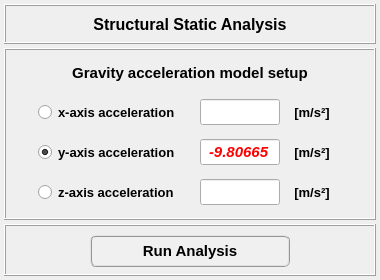
<?xml version="1.0" encoding="UTF-8"?>
<ui version="4.0">
 <class>Dialog</class>
 <widget class="QDialog" name="Dialog">
  <property name="windowModality">
   <enum>Qt::NonModal</enum>
  </property>
  <property name="geometry">
   <rect>
    <x>0</x>
    <y>0</y>
    <width>380</width>
    <height>280</height>
   </rect>
  </property>
  <property name="sizePolicy">
   <sizepolicy hsizetype="Fixed" vsizetype="Fixed">
    <horstretch>0</horstretch>
    <verstretch>0</verstretch>
   </sizepolicy>
  </property>
  <property name="minimumSize">
   <size>
    <width>380</width>
    <height>280</height>
   </size>
  </property>
  <property name="maximumSize">
   <size>
    <width>380</width>
    <height>280</height>
   </size>
  </property>
  <property name="contextMenuPolicy">
   <enum>Qt::DefaultContextMenu</enum>
  </property>
  <property name="windowTitle">
   <string>Modal analysis setup</string>
  </property>
  <property name="windowIcon">
   <iconset>
    <normaloff>../../../../../../Downloads/load - Copia.png</normaloff>../../../../../../Downloads/load - Copia.png</iconset>
  </property>
  <property name="whatsThis">
   <string/>
  </property>
  <layout class="QGridLayout" name="gridLayout">
   <property name="leftMargin">
    <number>4</number>
   </property>
   <property name="topMargin">
    <number>4</number>
   </property>
   <property name="rightMargin">
    <number>4</number>
   </property>
   <property name="bottomMargin">
    <number>4</number>
   </property>
   <property name="spacing">
    <number>4</number>
   </property>
   <item row="0" column="0">
    <widget class="QFrame" name="frame_title">
     <property name="maximumSize">
      <size>
       <width>16777215</width>
       <height>40</height>
      </size>
     </property>
     <property name="font">
      <font>
       <family>Arial</family>
       <pointsize>12</pointsize>
       <weight>75</weight>
       <bold>true</bold>
      </font>
     </property>
     <property name="frameShape">
      <enum>QFrame::Box</enum>
     </property>
     <property name="frameShadow">
      <enum>QFrame::Raised</enum>
     </property>
     <property name="lineWidth">
      <number>1</number>
     </property>
     <layout class="QGridLayout" name="gridLayout_2">
      <property name="leftMargin">
       <number>0</number>
      </property>
      <property name="topMargin">
       <number>0</number>
      </property>
      <property name="rightMargin">
       <number>0</number>
      </property>
      <property name="bottomMargin">
       <number>0</number>
      </property>
      <property name="spacing">
       <number>0</number>
      </property>
      <item row="0" column="0">
       <widget class="QLabel" name="label_title">
        <property name="minimumSize">
         <size>
          <width>0</width>
          <height>32</height>
         </size>
        </property>
        <property name="maximumSize">
         <size>
          <width>16777215</width>
          <height>32</height>
         </size>
        </property>
        <property name="font">
         <font>
          <family>MS Shell Dlg 2</family>
          <pointsize>12</pointsize>
          <weight>75</weight>
          <italic>false</italic>
          <bold>true</bold>
         </font>
        </property>
        <property name="text">
         <string>Structural Static Analysis</string>
        </property>
        <property name="textFormat">
         <enum>Qt::AutoText</enum>
        </property>
        <property name="alignment">
         <set>Qt::AlignCenter</set>
        </property>
       </widget>
      </item>
     </layout>
    </widget>
   </item>
   <item row="2" column="0">
    <widget class="QFrame" name="frame_button">
     <property name="minimumSize">
      <size>
       <width>0</width>
       <height>52</height>
      </size>
     </property>
     <property name="maximumSize">
      <size>
       <width>16777215</width>
       <height>52</height>
      </size>
     </property>
     <property name="font">
      <font>
       <family>Arial</family>
       <pointsize>12</pointsize>
       <weight>75</weight>
       <bold>true</bold>
      </font>
     </property>
     <property name="frameShape">
      <enum>QFrame::Box</enum>
     </property>
     <property name="frameShadow">
      <enum>QFrame::Raised</enum>
     </property>
     <layout class="QGridLayout" name="gridLayout_3">
      <item row="0" column="0">
       <widget class="QPushButton" name="pushButton_run_analysis">
        <property name="minimumSize">
         <size>
          <width>200</width>
          <height>32</height>
         </size>
        </property>
        <property name="maximumSize">
         <size>
          <width>200</width>
          <height>32</height>
         </size>
        </property>
        <property name="font">
         <font>
          <family>MS Shell Dlg 2</family>
          <pointsize>11</pointsize>
          <weight>75</weight>
          <italic>false</italic>
          <bold>true</bold>
         </font>
        </property>
        <property name="styleSheet">
         <string notr="true">QPushButton{border-radius: 6px; border-color: rgb(150, 150, 150); border-style: ridge; border-width: 2px; color: rgb(0, 0, 0); background-color: rgb(240, 240, 240); font: 75 bold 11pt &quot;MS Shell Dlg 2&quot;}
QPushButton:hover{border-radius: 6px; border-color: rgb(0, 170, 255); border-style: ridge; border-width: 2px; color: rgb(0, 0, 0); background-color: rgba(174, 213, 255, 100); font: 75 bold 11pt &quot;MS Shell Dlg 2&quot;}
QPushButton:pressed{border-radius: 6px; border-color: rgb(0, 170, 255); border-style: ridge; border-width: 3px; color: rgb(0, 0, 0); background-color: rgb(174, 213, 255); font: 75 bold 11pt &quot;MS Shell Dlg 2&quot;}</string>
        </property>
        <property name="text">
         <string>Run Analysis</string>
        </property>
       </widget>
      </item>
     </layout>
    </widget>
   </item>
   <item row="1" column="0">
    <widget class="QFrame" name="frame">
     <property name="minimumSize">
      <size>
       <width>0</width>
       <height>150</height>
      </size>
     </property>
     <property name="frameShape">
      <enum>QFrame::Box</enum>
     </property>
     <property name="frameShadow">
      <enum>QFrame::Raised</enum>
     </property>
     <layout class="QGridLayout" name="gridLayout_8">
      <property name="leftMargin">
       <number>2</number>
      </property>
      <property name="topMargin">
       <number>2</number>
      </property>
      <property name="rightMargin">
       <number>2</number>
      </property>
      <property name="bottomMargin">
       <number>2</number>
      </property>
      <property name="spacing">
       <number>2</number>
      </property>
      <item row="0" column="0">
       <widget class="QFrame" name="frame_gravity_model_setup">
        <property name="minimumSize">
         <size>
          <width>360</width>
          <height>30</height>
         </size>
        </property>
        <property name="maximumSize">
         <size>
          <width>360</width>
          <height>30</height>
         </size>
        </property>
        <property name="frameShape">
         <enum>QFrame::NoFrame</enum>
        </property>
        <property name="frameShadow">
         <enum>QFrame::Raised</enum>
        </property>
        <layout class="QGridLayout" name="gridLayout_7">
         <property name="leftMargin">
          <number>0</number>
         </property>
         <property name="topMargin">
          <number>0</number>
         </property>
         <property name="rightMargin">
          <number>0</number>
         </property>
         <property name="bottomMargin">
          <number>0</number>
         </property>
         <property name="spacing">
          <number>0</number>
         </property>
         <item row="0" column="0">
          <widget class="QLabel" name="label_model_setup">
           <property name="minimumSize">
            <size>
             <width>320</width>
             <height>26</height>
            </size>
           </property>
           <property name="maximumSize">
            <size>
             <width>320</width>
             <height>26</height>
            </size>
           </property>
           <property name="font">
            <font>
             <family>MS Shell Dlg 2</family>
             <pointsize>11</pointsize>
             <weight>75</weight>
             <italic>false</italic>
             <bold>true</bold>
            </font>
           </property>
           <property name="text">
            <string>Gravity acceleration model setup</string>
           </property>
           <property name="alignment">
            <set>Qt::AlignCenter</set>
           </property>
          </widget>
         </item>
        </layout>
       </widget>
      </item>
      <item row="1" column="0">
       <widget class="QFrame" name="frame_x_direction">
        <property name="minimumSize">
         <size>
          <width>360</width>
          <height>32</height>
         </size>
        </property>
        <property name="maximumSize">
         <size>
          <width>360</width>
          <height>32</height>
         </size>
        </property>
        <property name="frameShape">
         <enum>QFrame::NoFrame</enum>
        </property>
        <property name="frameShadow">
         <enum>QFrame::Raised</enum>
        </property>
        <layout class="QGridLayout" name="gridLayout_6">
         <property name="leftMargin">
          <number>2</number>
         </property>
         <property name="topMargin">
          <number>2</number>
         </property>
         <property name="rightMargin">
          <number>2</number>
         </property>
         <property name="bottomMargin">
          <number>2</number>
         </property>
         <property name="spacing">
          <number>2</number>
         </property>
         <item row="0" column="2">
          <widget class="QLineEdit" name="lineEdit_acceleration_x_axis">
           <property name="minimumSize">
            <size>
             <width>80</width>
             <height>26</height>
            </size>
           </property>
           <property name="maximumSize">
            <size>
             <width>80</width>
             <height>26</height>
            </size>
           </property>
           <property name="font">
            <font>
             <family>Arial</family>
             <pointsize>11</pointsize>
             <weight>75</weight>
             <italic>true</italic>
             <bold>true</bold>
            </font>
           </property>
           <property name="styleSheet">
            <string notr="true">color: rgb(255, 0, 0);</string>
           </property>
           <property name="text">
            <string/>
           </property>
           <property name="alignment">
            <set>Qt::AlignCenter</set>
           </property>
          </widget>
         </item>
         <item row="0" column="3">
          <widget class="QLabel" name="label_13">
           <property name="minimumSize">
            <size>
             <width>60</width>
             <height>26</height>
            </size>
           </property>
           <property name="maximumSize">
            <size>
             <width>60</width>
             <height>26</height>
            </size>
           </property>
           <property name="font">
            <font>
             <family>MS Shell Dlg 2</family>
             <pointsize>10</pointsize>
             <weight>75</weight>
             <italic>false</italic>
             <bold>true</bold>
            </font>
           </property>
           <property name="text">
            <string>[m/s²]</string>
           </property>
           <property name="alignment">
            <set>Qt::AlignCenter</set>
           </property>
          </widget>
         </item>
         <item row="0" column="1">
          <widget class="QRadioButton" name="radioButton_acceleration_x_axis">
           <property name="minimumSize">
            <size>
             <width>160</width>
             <height>26</height>
            </size>
           </property>
           <property name="maximumSize">
            <size>
             <width>160</width>
             <height>26</height>
            </size>
           </property>
           <property name="font">
            <font>
             <pointsize>10</pointsize>
             <weight>75</weight>
             <bold>true</bold>
            </font>
           </property>
           <property name="text">
            <string>x-axis acceleration</string>
           </property>
           <attribute name="buttonGroup">
            <string notr="true">button_group_acceleration_direction</string>
           </attribute>
          </widget>
         </item>
         <item row="0" column="0">
          <widget class="QFrame" name="frame_6">
           <property name="frameShape">
            <enum>QFrame::NoFrame</enum>
           </property>
           <property name="frameShadow">
            <enum>QFrame::Raised</enum>
           </property>
          </widget>
         </item>
         <item row="0" column="4">
          <widget class="QFrame" name="frame_9">
           <property name="frameShape">
            <enum>QFrame::NoFrame</enum>
           </property>
           <property name="frameShadow">
            <enum>QFrame::Raised</enum>
           </property>
          </widget>
         </item>
        </layout>
       </widget>
      </item>
      <item row="2" column="0">
       <widget class="QFrame" name="frame_y_direction">
        <property name="minimumSize">
         <size>
          <width>360</width>
          <height>32</height>
         </size>
        </property>
        <property name="maximumSize">
         <size>
          <width>360</width>
          <height>32</height>
         </size>
        </property>
        <property name="frameShape">
         <enum>QFrame::NoFrame</enum>
        </property>
        <property name="frameShadow">
         <enum>QFrame::Raised</enum>
        </property>
        <layout class="QGridLayout" name="gridLayout_5">
         <property name="leftMargin">
          <number>2</number>
         </property>
         <property name="topMargin">
          <number>2</number>
         </property>
         <property name="rightMargin">
          <number>2</number>
         </property>
         <property name="bottomMargin">
          <number>2</number>
         </property>
         <property name="spacing">
          <number>2</number>
         </property>
         <item row="0" column="2">
          <widget class="QLineEdit" name="lineEdit_acceleration_y_axis">
           <property name="minimumSize">
            <size>
             <width>80</width>
             <height>26</height>
            </size>
           </property>
           <property name="maximumSize">
            <size>
             <width>80</width>
             <height>26</height>
            </size>
           </property>
           <property name="font">
            <font>
             <family>Arial</family>
             <pointsize>11</pointsize>
             <weight>75</weight>
             <italic>true</italic>
             <bold>true</bold>
            </font>
           </property>
           <property name="styleSheet">
            <string notr="true">color: rgb(255, 0, 0);</string>
           </property>
           <property name="text">
            <string>-9.80665</string>
           </property>
           <property name="alignment">
            <set>Qt::AlignCenter</set>
           </property>
          </widget>
         </item>
         <item row="0" column="3">
          <widget class="QLabel" name="label_14">
           <property name="minimumSize">
            <size>
             <width>60</width>
             <height>26</height>
            </size>
           </property>
           <property name="maximumSize">
            <size>
             <width>60</width>
             <height>26</height>
            </size>
           </property>
           <property name="font">
            <font>
             <family>MS Shell Dlg 2</family>
             <pointsize>10</pointsize>
             <weight>75</weight>
             <italic>false</italic>
             <bold>true</bold>
            </font>
           </property>
           <property name="text">
            <string>[m/s²]</string>
           </property>
           <property name="alignment">
            <set>Qt::AlignCenter</set>
           </property>
          </widget>
         </item>
         <item row="0" column="1">
          <widget class="QRadioButton" name="radioButton_acceleration_y_axis">
           <property name="minimumSize">
            <size>
             <width>160</width>
             <height>26</height>
            </size>
           </property>
           <property name="maximumSize">
            <size>
             <width>160</width>
             <height>26</height>
            </size>
           </property>
           <property name="font">
            <font>
             <pointsize>10</pointsize>
             <weight>75</weight>
             <bold>true</bold>
            </font>
           </property>
           <property name="text">
            <string>y-axis acceleration</string>
           </property>
           <property name="checked">
            <bool>true</bool>
           </property>
           <attribute name="buttonGroup">
            <string notr="true">button_group_acceleration_direction</string>
           </attribute>
          </widget>
         </item>
         <item row="0" column="0">
          <widget class="QFrame" name="frame_7">
           <property name="frameShape">
            <enum>QFrame::NoFrame</enum>
           </property>
           <property name="frameShadow">
            <enum>QFrame::Raised</enum>
           </property>
          </widget>
         </item>
         <item row="0" column="4">
          <widget class="QFrame" name="frame_10">
           <property name="frameShape">
            <enum>QFrame::NoFrame</enum>
           </property>
           <property name="frameShadow">
            <enum>QFrame::Raised</enum>
           </property>
          </widget>
         </item>
        </layout>
       </widget>
      </item>
      <item row="3" column="0">
       <widget class="QFrame" name="frame_z_direction">
        <property name="minimumSize">
         <size>
          <width>360</width>
          <height>32</height>
         </size>
        </property>
        <property name="maximumSize">
         <size>
          <width>360</width>
          <height>32</height>
         </size>
        </property>
        <property name="frameShape">
         <enum>QFrame::NoFrame</enum>
        </property>
        <property name="frameShadow">
         <enum>QFrame::Raised</enum>
        </property>
        <layout class="QGridLayout" name="gridLayout_4">
         <property name="leftMargin">
          <number>2</number>
         </property>
         <property name="topMargin">
          <number>2</number>
         </property>
         <property name="rightMargin">
          <number>2</number>
         </property>
         <property name="bottomMargin">
          <number>2</number>
         </property>
         <property name="spacing">
          <number>2</number>
         </property>
         <item row="0" column="3">
          <widget class="QLabel" name="label_unit_3">
           <property name="minimumSize">
            <size>
             <width>60</width>
             <height>26</height>
            </size>
           </property>
           <property name="maximumSize">
            <size>
             <width>60</width>
             <height>26</height>
            </size>
           </property>
           <property name="font">
            <font>
             <family>MS Shell Dlg 2</family>
             <pointsize>10</pointsize>
             <weight>75</weight>
             <italic>false</italic>
             <bold>true</bold>
            </font>
           </property>
           <property name="text">
            <string>[m/s²]</string>
           </property>
           <property name="alignment">
            <set>Qt::AlignCenter</set>
           </property>
          </widget>
         </item>
         <item row="0" column="1">
          <widget class="QRadioButton" name="radioButton_acceleration_z_axis">
           <property name="minimumSize">
            <size>
             <width>160</width>
             <height>26</height>
            </size>
           </property>
           <property name="maximumSize">
            <size>
             <width>160</width>
             <height>26</height>
            </size>
           </property>
           <property name="font">
            <font>
             <pointsize>10</pointsize>
             <weight>75</weight>
             <bold>true</bold>
            </font>
           </property>
           <property name="text">
            <string>z-axis acceleration</string>
           </property>
           <attribute name="buttonGroup">
            <string notr="true">button_group_acceleration_direction</string>
           </attribute>
          </widget>
         </item>
         <item row="0" column="2">
          <widget class="QLineEdit" name="lineEdit_acceleration_z_axis">
           <property name="minimumSize">
            <size>
             <width>80</width>
             <height>26</height>
            </size>
           </property>
           <property name="maximumSize">
            <size>
             <width>80</width>
             <height>26</height>
            </size>
           </property>
           <property name="font">
            <font>
             <family>Arial</family>
             <pointsize>11</pointsize>
             <weight>75</weight>
             <italic>true</italic>
             <bold>true</bold>
            </font>
           </property>
           <property name="styleSheet">
            <string notr="true">color: rgb(255, 0, 0);</string>
           </property>
           <property name="alignment">
            <set>Qt::AlignCenter</set>
           </property>
          </widget>
         </item>
         <item row="0" column="0">
          <widget class="QFrame" name="frame_8">
           <property name="frameShape">
            <enum>QFrame::NoFrame</enum>
           </property>
           <property name="frameShadow">
            <enum>QFrame::Raised</enum>
           </property>
          </widget>
         </item>
         <item row="0" column="4">
          <widget class="QFrame" name="frame_11">
           <property name="frameShape">
            <enum>QFrame::NoFrame</enum>
           </property>
           <property name="frameShadow">
            <enum>QFrame::Raised</enum>
           </property>
          </widget>
         </item>
        </layout>
       </widget>
      </item>
     </layout>
    </widget>
   </item>
  </layout>
 </widget>
 <resources/>
 <connections/>
 <buttongroups>
  <buttongroup name="button_group_acceleration_direction"/>
 </buttongroups>
</ui>
